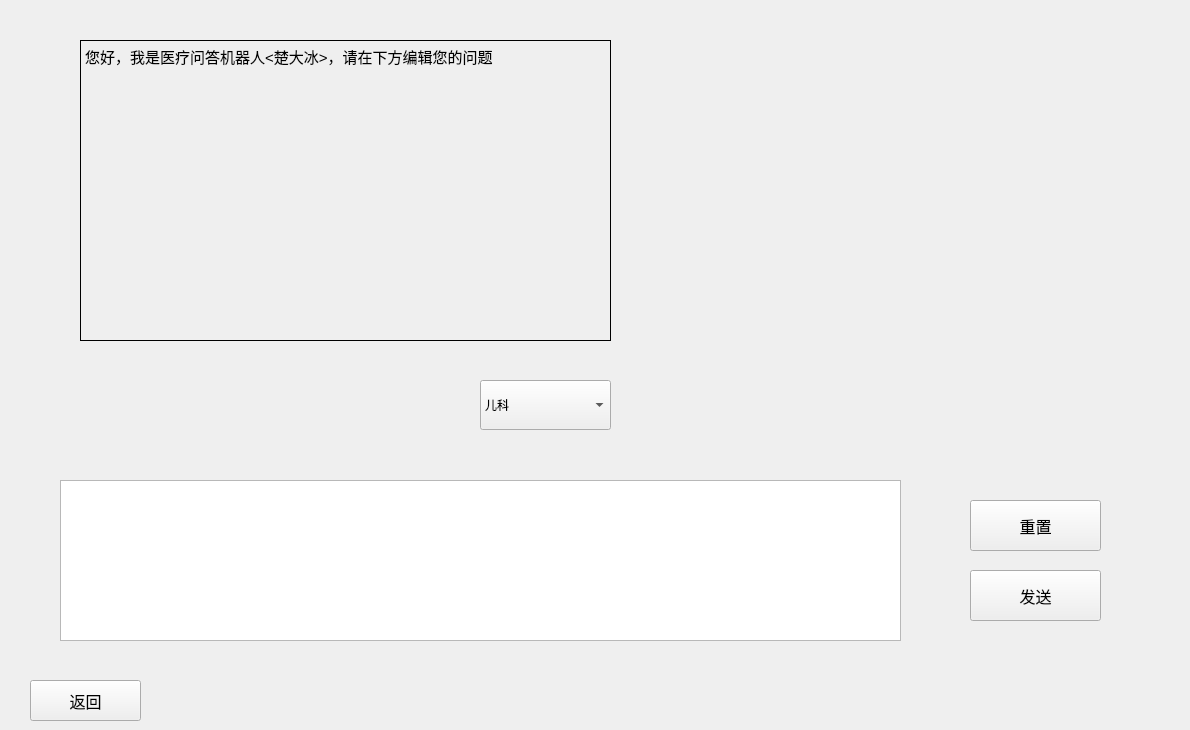
   <widget class="QWidget" name="tab_12">
    <attribute name="title">
     <string>页</string>
    </attribute>
    <widget class="QTextBrowser" name="robot_answer">
     <property name="geometry">
      <rect>
       <x>80</x>
       <y>40</y>
       <width>531</width>
       <height>301</height>
      </rect>
     </property>
     <property name="styleSheet">
      <string notr="true">background-color: qlineargradient(spread:pad, x1:0, y1:0, x2:0, y2:0, stop:0 rgba(0, 0, 0, 0), stop:1 rgba(255, 255, 255, 255));
gridline-color: rgb(234, 234, 234);
font: 75 12pt &quot;微软雅黑&quot;;</string>
     </property>
     <property name="html">
      <string>&lt;!DOCTYPE HTML PUBLIC &quot;-//W3C//DTD HTML 4.0//EN&quot; &quot;http://www.w3.org/TR/REC-html40/strict.dtd&quot;&gt;
&lt;html&gt;&lt;head&gt;&lt;meta name=&quot;qrichtext&quot; content=&quot;1&quot; /&gt;&lt;style type=&quot;text/css&quot;&gt;
p, li { white-space: pre-wrap; }
&lt;/style&gt;&lt;/head&gt;&lt;body style=&quot; font-family:'微软雅黑'; font-size:12pt; font-weight:72; font-style:normal;&quot;&gt;
&lt;p style=&quot; margin-top:0px; margin-bottom:0px; margin-left:0px; margin-right:0px; -qt-block-indent:0; text-indent:0px;&quot;&gt;&lt;span style=&quot; font-size:11pt;&quot;&gt;您好，我是医疗问答机器人&amp;lt;楚大冰&amp;gt;，请在下方编辑您的问题&lt;/span&gt;&lt;/p&gt;&lt;/body&gt;&lt;/html&gt;</string>
     </property>
    </widget>
    <widget class="QTextEdit" name="robot_message">
     <property name="geometry">
      <rect>
       <x>60</x>
       <y>480</y>
       <width>841</width>
       <height>161</height>
      </rect>
     </property>
     <property name="styleSheet">
      <string notr="true">font: 12pt &quot;微软雅黑&quot;;</string>
     </property>
     <property name="html">
      <string>&lt;!DOCTYPE HTML PUBLIC &quot;-//W3C//DTD HTML 4.0//EN&quot; &quot;http://www.w3.org/TR/REC-html40/strict.dtd&quot;&gt;
&lt;html&gt;&lt;head&gt;&lt;meta name=&quot;qrichtext&quot; content=&quot;1&quot; /&gt;&lt;style type=&quot;text/css&quot;&gt;
p, li { white-space: pre-wrap; }
&lt;/style&gt;&lt;/head&gt;&lt;body style=&quot; font-family:'微软雅黑'; font-size:12pt; font-weight:400; font-style:normal;&quot;&gt;
&lt;p style=&quot;-qt-paragraph-type:empty; margin-top:0px; margin-bottom:0px; margin-left:0px; margin-right:0px; -qt-block-indent:0; text-indent:0px;&quot;&gt;&lt;br /&gt;&lt;/p&gt;&lt;/body&gt;&lt;/html&gt;</string>
     </property>
    </widget>
    <widget class="QPushButton" name="send_robot">
     <property name="geometry">
      <rect>
       <x>970</x>
       <y>570</y>
       <width>131</width>
       <height>51</height>
      </rect>
     </property>
     <property name="font">
      <font>
       <family>黑体</family>
       <pointsize>12</pointsize>
      </font>
     </property>
     <property name="text">
      <string>发送</string>
     </property>
    </widget>
    <widget class="QPushButton" name="reset_robot">
     <property name="geometry">
      <rect>
       <x>970</x>
       <y>500</y>
       <width>131</width>
       <height>51</height>
      </rect>
     </property>
     <property name="font">
      <font>
       <family>黑体</family>
       <pointsize>12</pointsize>
      </font>
     </property>
     <property name="text">
      <string>重置</string>
     </property>
    </widget>
    <widget class="QComboBox" name="robot_choose">
     <property name="geometry">
      <rect>
       <x>480</x>
       <y>380</y>
       <width>131</width>
       <height>50</height>
      </rect>
     </property>
     <property name="styleSheet">
      <string notr="true">font: 11pt &quot;黑体&quot;;</string>
     </property>
     <item>
      <property name="text">
       <string>儿科</string>
      </property>
     </item>
    </widget>
    <widget class="QLabel" name="label_2">
     <property name="geometry">
      <rect>
       <x>600</x>
       <y>30</y>
       <width>581</width>
       <height>401</height>
      </rect>
     </property>
     <property name="text">
      <string/>
     </property>
     <property name="pixmap">
      <pixmap>rb.png</pixmap>
     </property>
    </widget>
    <widget class="QPushButton" name="exit_robot">
     <property name="geometry">
      <rect>
       <x>30</x>
       <y>680</y>
       <width>111</width>
       <height>41</height>
      </rect>
     </property>
     <property name="font">
      <font>
       <family>黑体</family>
       <pointsize>12</pointsize>
      </font>
     </property>
     <property name="text">
      <string>返回</string>
     </property>
    </widget>
   </widget>
